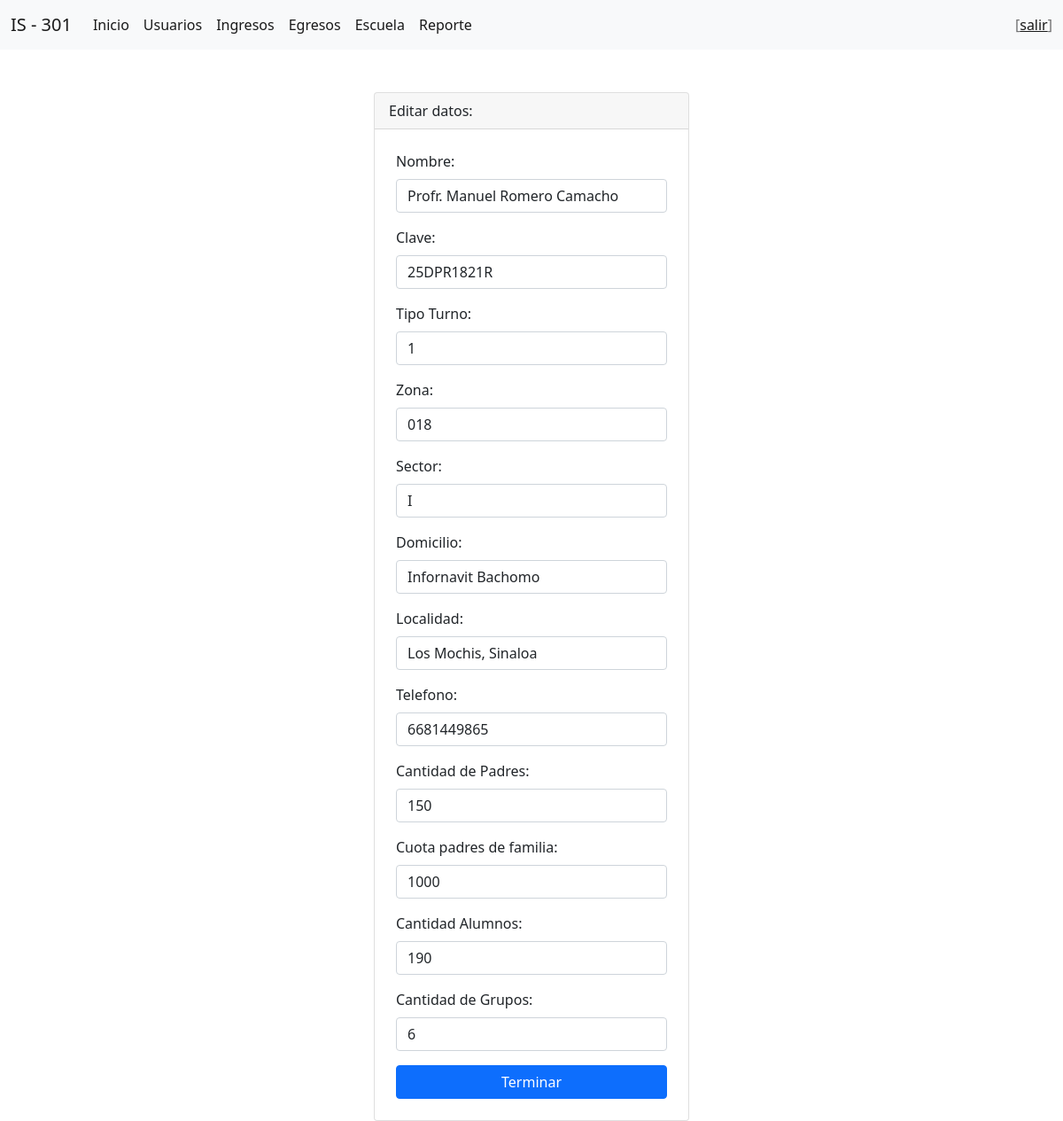
/escuelas/editarEscuela.php?id=1, run on the app's committed database.
### tables this page shows
CREATE TABLE `escuela` (
  `id_escuela` int(11) NOT NULL,
  `nombre` varchar(100) NOT NULL,
  `clave` varchar(50) NOT NULL,
  `tipo_turno` varchar(15) NOT NULL,
  `zona` varchar(5) NOT NULL,
  `sector` varchar(5) NOT NULL,
  `domicilio` varchar(100) NOT NULL,
  `localidad` varchar(100) NOT NULL,
  `telefono` varchar(15) NOT NULL,
  `cant_padres` int(11) NOT NULL,
  `cuota_padres` int(11) NOT NULL,
  `cant_alumnos` int(11) NOT NULL,
  `cant_grupos` int(11) NOT NULL
);

### escuelas/editarEscuela.php (the view, shortened to what this page needs)
<?php include '../template/header.php' ?>
<?php
    include_once '../model/db.php';
    $codigo = $_GET['id'];
    $sentencia = $bd->prepare("select * from escuela where id_escuela = ?;");
    $sentencia->execute([$codigo]);
    $ingreso = $sentencia->fetch(PDO::FETCH_OBJ);
?>
<div class="container mt-5">
    <div class="row justify-content-center">
        <div class="col-md-4">
            <div class="card">
                <div class="card-header">
                    Editar datos:
                </div>
                <form class="p-4" method="POST" action="procesoEditar.php">
                    <div class="mb-3">
                        <label  class="form-label">Nombre:</label>
                        <input type="text" class="form-control" name="txtNombre" autofocus require
                        value="<?php echo $ingreso->nombre; ?>">
                    </div>
                    <div class="mb-3">
                        <label  class="form-label">Clave:</label>
                        <input type="text" class="form-control" name="txtClave" autofocus require
                        value="<?php echo $ingreso->clave; ?>">
                    </div>
                    <div class="mb-3">
                        <label  class="form-label">Tipo Turno:</label>
                        <input type="text" class="form-control" name="txtTurno" autofocus require
                        value="<?php echo $ingreso->tipo_turno; ?>">
                    </div>
                    <div class="mb-3">
                        <label  class="form-label">Zona:</label>
                        <input type="text" class="form-control" name="txtZona" autofocus require
                        value="<?php echo $ingreso->zona; ?>">
                    </div>
                    <div class="mb-3">
                        <label  class="form-label">Sector:</label>
                        <input type="text" class="form-control" name="txtSector" autofocus require
                        value="<?php echo $ingreso->sector; ?>">
                    </div>
                    <div class="mb-3">
                        <label  class="form-label">Domicilio:</label>
                        <input type="text" class="form-control" name="txtDomicilio" autofocus require
                        value="<?php echo $ingreso->domicilio; ?>">
                    </div>
                    <div class="mb-3">
                        <label  class="form-label">Localidad:</label>
                        <input type="text" class="form-control" name="txtLocalidad" autofocus require
                        value="<?php echo $ingreso->localidad; ?>">
                    </div>
                    <div class="mb-3">
                        <label  class="form-label">Telefono:</label>
                        <input type="text" class="form-control" name="txtTelefono" autofocus require
                        value="<?php echo $ingreso->telefono; ?>">
                    </div>
                    <div class="mb-3">
                        <label  class="form-label">Cantidad de Padres:</label>
                        <input type="text" class="form-control" name="txtCantPadres" autofocus require
                        value="<?php echo $ingreso->cant_padres; ?>">
                    </div>
                    <div class="mb-3">
                        <label  class="form-label">Cuota padres de familia:</label>
                        <input type="text" class="form-control" name="txtCuota" autofocus require
                        value="<?php echo $ingreso->cuota_padres; ?>">
                    </div>
                    <div class="mb-3">
                        <label  class="form-label">Cantidad Alumnos:</label>
                        <input type="text" class="form-control" name="txtAlumnos" autofocus require
                        value="<?php echo $ingreso->cant_alumnos; ?>">
                    </div>
                    <div class="mb-3">
                        <label  class="form-label">Cantidad de Grupos:</label>
                        <input type="text" class="form-control" name="txtGrupos" autofocus require
                        value="<?php echo $ingreso->cant_grupos; ?>">
                    </div>
                    <div class="d-grid">
                        <input type="submit" class="btn btn-primary" value="Terminar">
                    </div>
                </form>
            </div>
        </div>
    </div>
</div>
<?php include '../template/footer.php' ?>

### data on the page
escuela: txtNombre "Profr. Manuel Romero Camacho", txtClave "25DPR1821R", txtTurno "1", txtZona "018", txtSector "I", txtDomicilio "Infornavit Bachomo", txtLocalidad "Los Mochis, Sinaloa", txtTelefono "6681449865", txtCantPadres "150", txtCuota "1000", txtAlumnos "190", txtGrupos "6"
